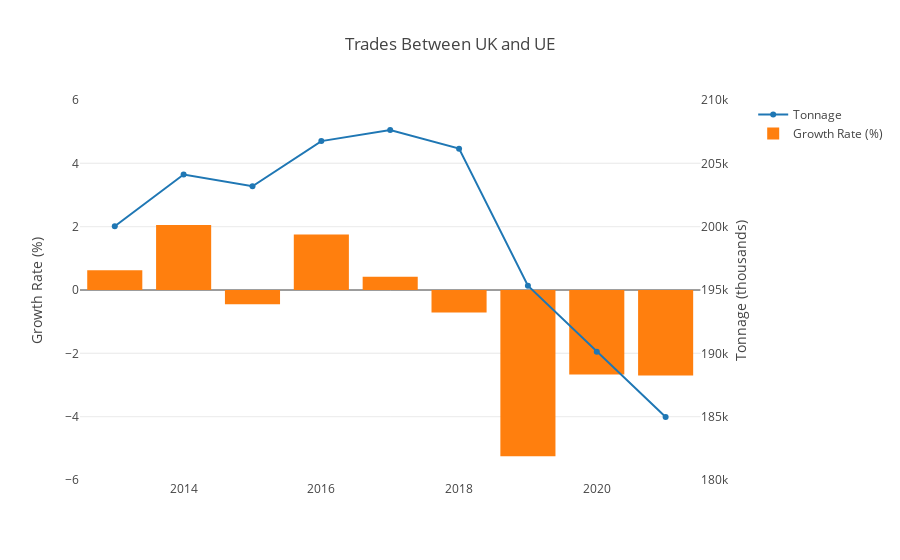

The code cell stored with this chart in its notebook:
### Markdown cell above
<b>Growth Rate</b>

At this section, we want to show the growth rate of trade between EU and UK. After that we compare that growth with the trade between UK and other regions.

### Code cell
#We filter the region to EU and group it by year
df_EU = df.loc[df['Region'] == 'All European Union']
df_EU = df_EU.groupby(['Year']).sum()
df_EU = df_EU.reset_index()

#We calculate the growth rate and assign it to a new column
df_EU['Growth Rate (%)'] = df_EU['Tonnage (thousands)'].pct_change().mul(100).round(2)
df_EU = df_EU.loc[df_EU['Year'] > 2012]

#We plot it together with the cargo volume to clearly show the trend
fig_2 = make_subplots(specs=[[{"secondary_y": True}]])
fig_2.add_trace(go.Scatter(x=df_EU['Year'], y=df_EU['Tonnage (thousands)'], name='Tonnage'), secondary_y=True)
fig_2.add_trace(go.Bar(x=df_EU['Year'], y=df_EU['Growth Rate (%)'], name='Growth Rate (%)'), secondary_y=False)
fig_2.update_yaxes(range=[180000, 210000], secondary_y=True)
fig_2.update_yaxes(range=[-6, 6], secondary_y=False)
fig_2.update_yaxes(title_text='Tonnage (thousands)', secondary_y=True)
fig_2.update_yaxes(title_text='Growth Rate (%)', secondary_y=False)
fig_2.update_layout(template='none', title = 'Trades Between UK and UE', autosize=False)
fig_2.show()

### Figure 1 — Plotly figure (JSON) as saved in the notebook; plotly's stock layout.template omitted (floating-point values rounded to 4 significant figures)
{"data": [{"name": "Tonnage", "type": "scatter", "x": [2013, 2014, 2015, 2016, 2017, 2018, 2019, 2020, 2021], "xaxis": "x", "y": [200027, 204119, 203193, 206755, 207632, 206159, 195335, 190117, 185000.0], "yaxis": "y2"}, {"name": "Growth Rate (%)", "type": "bar", "x": [2013, 2014, 2015, 2016, 2017, 2018, 2019, 2020, 2021], "xaxis": "x", "y": [0.62, 2.05, -0.45, 1.75, 0.42, -0.71, -5.25, -2.67, -2.7], "yaxis": "y"}], "layout": {"autosize": false, "title": {"text": "Trades Between UK and UE"}, "xaxis": {"anchor": "y", "domain": [0, 0.94]}, "yaxis": {"anchor": "x", "domain": [0, 1], "range": [-6, 6], "title": {"text": "Growth Rate (%)"}}, "yaxis2": {"anchor": "x", "overlaying": "y", "range": [180000, 210000], "side": "right", "title": {"text": "Tonnage (thousands)"}}}}
